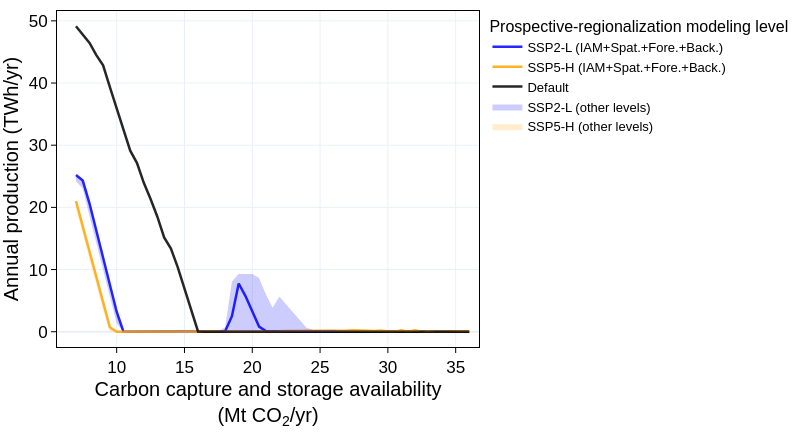

Notebook code cell kept with this figure:
### Code cell
plot_sensitivity(['ALKALINE_ELECTROLYSIS', 'PEM_ELECTROLYSIS', 'SOEC_ELECTROLYSIS'], show_legend=True, file_name='electrolysis')
